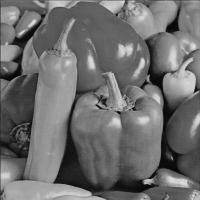
%> input picture Codigos/Clase 7/peppers.jpg, 200 x 200 px
$ octave ejemplo6.m   (GNU Octave 9; MATLAB toolbox functions it lacks are replaced by stand-ins)
%> lines starting %> are read from the running program, lines starting %| are printed output that depends on the picture
pkg load image

A=imread('peppers.jpg');
%> A is the input picture: size 200x200 uint8; min 0, max 227, mean 109.9
subplot(2,2,1)
imshow(A)
title('Imagen original')

subplot(2,2,2)
imhist(A)
title('Histograma de la imagen original')

A=double(A);
%> A: size 200x200 double
r_min=min(min(A))
%> r_min = 0
r_max=max(max(A))
%> r_max = 227
s_min=r_min+70 % s_min debe ser más grande que r_min
%> s_min = 70
s_max=r_max-70 % s_max debe ser más pequeño que r_max
%> s_max = 157

% Operacion de Estiramiento
B=((s_max-s_min)/(r_max-r_min))*(A-r_min)+s_min;
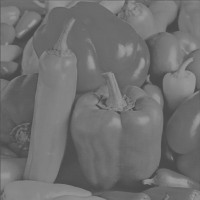
%> B: size 200x200 double; min 70, max 157, mean 112.1
B=uint8(B);
%> B: size 200x200 uint8

subplot(2,2,3)
imshow(B)
title('Imagen reducida')

subplot(2,2,4)
imhist(B)
title('Histograma de la imagen reducida')
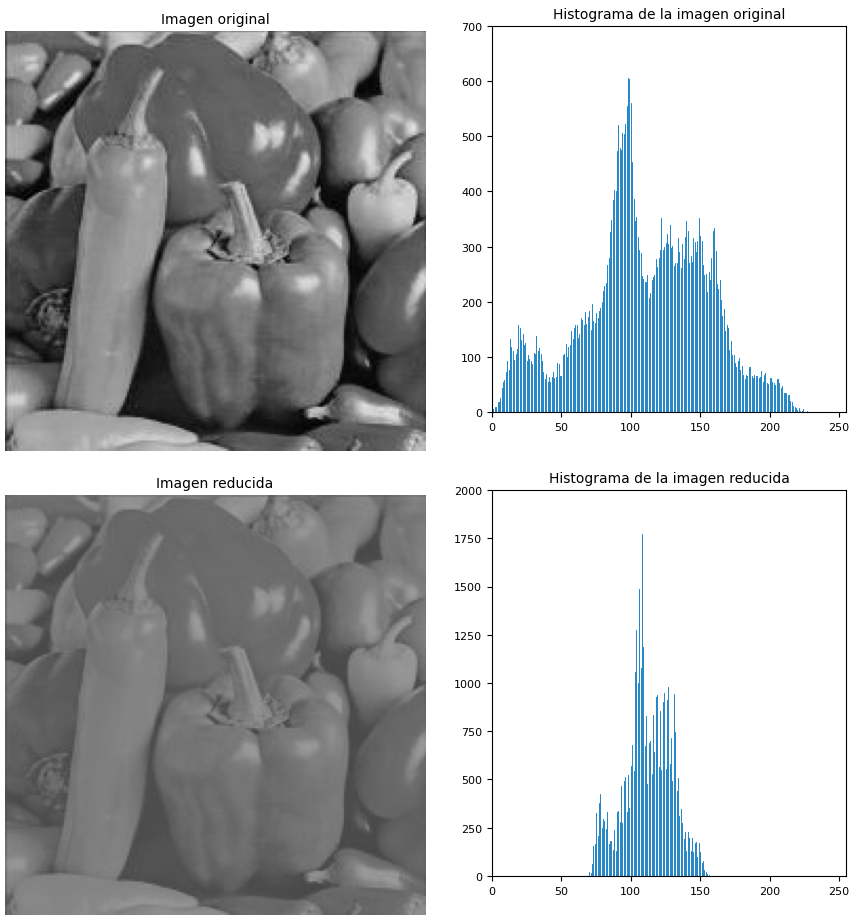
%> figure redrawn from the program's plot data, 4 panels
